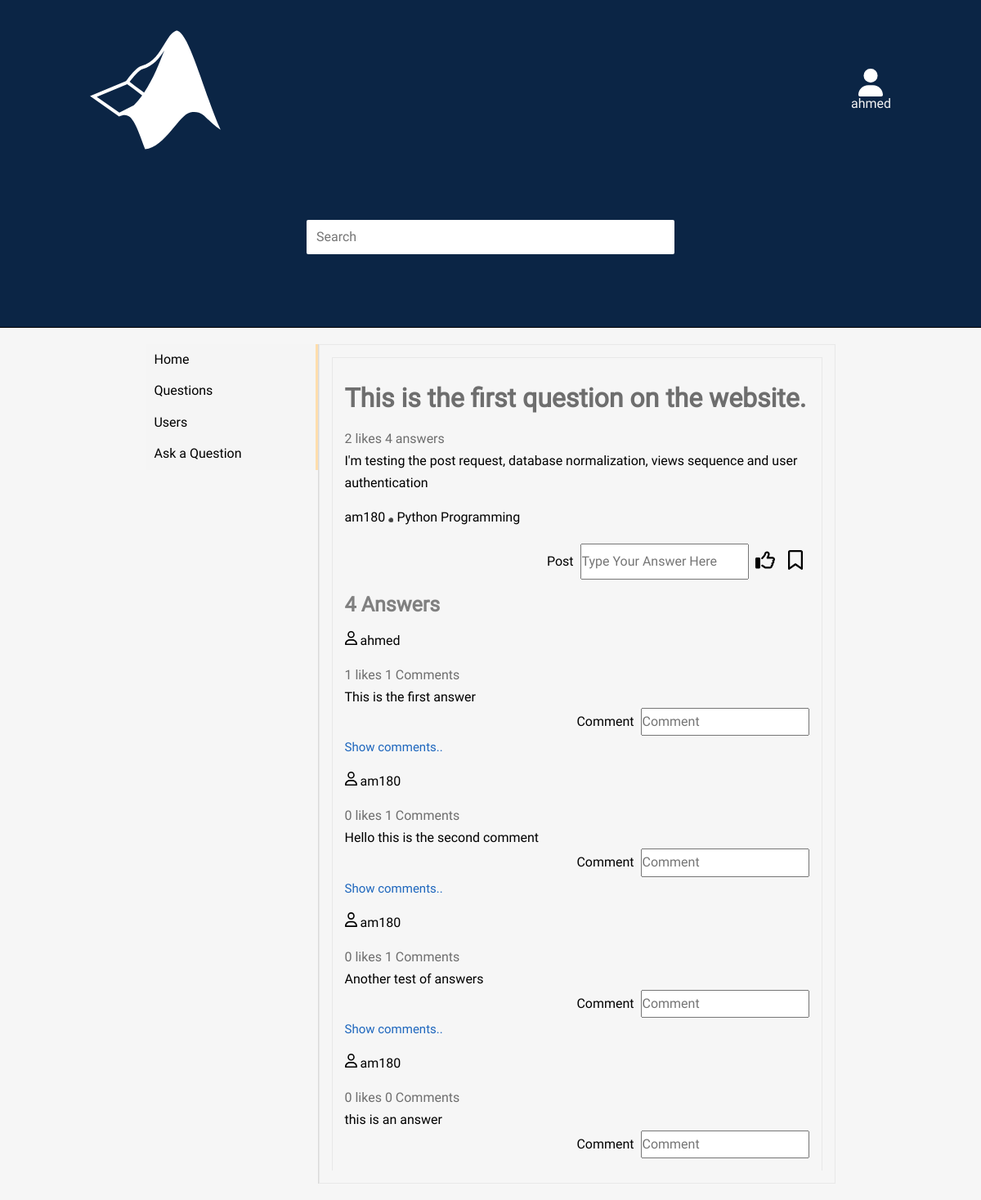
The app's page /3/ (signed in) with its own data.
### stack_eng/models.py (models this page shows, shortened)
class Question(models.Model):
    title = models.CharField(max_length=200)
    question_text = models.CharField(max_length=1500)
    publisher = models.ForeignKey(User, on_delete=models.CASCADE, related_name='question')
    views = models.IntegerField(default=0)
    image = models.ImageField(upload_to='images/questions/%y/%m/%d', blank=True, null=True)
    subject = models.CharField(max_length=50)
    pub_date = models.DateTimeField(default= datetime.now())
    slug = models.SlugField(blank=True, null=True)

class Answer(models.Model):
    question = models.ForeignKey(Question, on_delete=models.CASCADE, related_name='answer')
    answer_text = models.CharField(max_length=2500)
    publisher = models.ForeignKey(User, on_delete=models.CASCADE, related_name='answer')
    pub_date = models.DateTimeField(default= datetime.now())

### stack_eng/views.py (the view)
# urls.py: path('<int:pk>/', views.question, name='question'),
def question(request, pk):
    user = request.user
    question = Question.objects.get(pk=pk)
    answers = Answer.objects.filter(question=question).annotate(number_of_comments=Count('comment')).annotate(num_of_likes=Count('answer_like'))
    answersCounter = answers.count()
    comments = Comment.objects.filter(question=question)
    qlikes = QuestionLike.objects.filter(question=question)
    qlikesCounter = qlikes.count()
    alike = AnswerLike.objects.filter(question=question, liked_by=user)
    question_like = QuestionLike.objects.filter(question=question, liked_by = user).exists()
    save_status = False
    if Save.objects.filter(question=question, saved_by=user):
        save_status=True
    return render(request, 'question.html',
        {'question':question,
        'answers':answers,
        'answersCount':answersCounter,
        'comments':comments,
        'num_of_qlikes':qlikesCounter,
        'question_like':question_like,
        'answer_like': alike,
        'save_status':save_status
        }
    )

### templates/question.html (shortened to what this page needs)
{% extends 'main.html' %}
{% load static %}
{% block content %}
<link rel='stylesheet' href="{% static 'stylesheets/question.css' %}">
{% include 'navbar.html' %}
  <div class="que_section">
    <div class="question">
      <section class="stats">
        <h1>{{question.title}}</h1>
        {{num_of_qlikes}} likes {{answersCount}} answers
      </section>
      <p>{{question.question_text}}</p>
      <section class="user_details">
        <a>{{question.publisher}}</a> <span style='font-size:5px;'>&#9899;</span> {{question.subject}}
      </section>
      <section class="like">
        {% if save_status %}
        <button class="saves" value="saved"><img src="{% static 'SVGs/bookmark-saved.svg' %}" width="18px"></button>
        <input class='s' type='number' value="{{question.pk}}">
        {% else %}
        <button class="saves" value="unsaved"><img src="{% static 'SVGs/bookmark-unsaved.svg' %}" width="18px"></button>
        {% endif %}
        {% if question_like %}
        <button class="reactions" value="liked"><img src="{% static 'SVGs/thumbs-up-liked.svg' %}" width="24px"></button>
        <input class='r' type='number' value="{{question.pk}}">
        {% else %}
        <button class="reactions" value="unliked"><img src="{% static 'SVGs/thumbs-up-unliked.svg' %}" width="24px"></button>
        {% endif %}
        <input id='answer_field' type='text' placeholder="Type Your Answer Here">
        <button id="post_answer" value="{{question.pk}}">Post</button>
      </section>
      <div class="answers">
        <h1>{{answersCount}} Answers</h1>
      {% for answer in answers %}
        <div class="answer">
          <section class="user_details">
            <img src="{% static 'SVGs/user_stroke.svg' %}" width='15px'>
            {{answer.publisher}}
          </section>
          <section class="stats">
            {{answer.num_of_likes}} likes {{answer.number_of_comments}} Comments
          </section>
          <p>{{answer.answer_text}}</p>
          <section class="like comment_action">
            <input type="text" class='comment_field' placeholder="Comment">
            <button class='post_comment' value="{{answer.pk}}">Comment</button>
          </section>
          {% if answer.number_of_comments != 0 %}
          <button class="show_comments">Show comments..</button>
          {% endif %}
        </div>
      {% endfor %}
      </div>
    </div>
  </div>
{% endblock %}

### templates/main.html (shortened to what this page needs)
{% load static %}
<!DOCTYPE html>
<html lang="en">
<head>
    <link rel="stylesheet" href="{% static 'stylesheets/normalize.css'%}">
    <link rel="stylesheet" href="{% static 'stylesheets/main.css'%}">
    <link rel="stylesheet" href="{% static 'stylesheets/home.css'%}">
</head>
<body>
<div class="container">
    <div class="header">
        <img src="{% static 'SVGs/matlab-svgrepo-com.svg' %}" class="logo">
        {% if user.is_authenticated %}
            <section class="userlist">
                <img src="{% static 'SVGs/user.svg' %}" width="30px">
                {{user.username}}
            </section>
        {% else %}
            <section class="links">
                <a href="{% url 'login' %}">Login</a>
                <a href="{% url 'sign_up' %}">Sign up</a>
            </section>
        {% endif %}
        <input type="search" placeholder="Search" id='search'>
    </div>
    <div class="content">
        {% block content %}
        {% endblock %}
    </div>
</div>
</body>
</html>

### static/stylesheets/main.css (style rules this page uses)
* { margin: 0; padding: 0; }
.container { font-family: roboto, serif; }
body { background-color: #f6f6f6; }
.content { display: flex; justify-content: center; padding: 20px; background-color: #f6f6f6; }
.header { background-color: #0B2545; background-size: cover; display: flex; flex-direction: column; justify-content: center; align-items: center; border-bottom: 1px solid black; padding: 20px 100px; color: whitesmoke; }
input[type='search'] { width: 45%; padding: 12px; border-radius: 2px; border: none; margin: 10px; grid-column: 1/3; }
.logo { margin: 10px; width: 160px; margin: 10px auto 10px 10px; }
a { text-decoration: none; color: navajowhite; }
.userlist { padding: 10px; display: flex; flex-direction: column; align-items: center; margin-left: auto; }
.header { display: grid; grid-template-columns: 1fr 1fr; grid-template-rows: 1fr 1fr; justify-items: center; align-items: center; }

### static/stylesheets/home.css (style rules this page uses)
.content { flex-direction: row; }
.question { border: 1px solid #e8e8e8; padding: 15px; border-bottom: none; }
.stats { color: #6e6e6e; }
.user_details { margin: 20px 0; font-size: math; }
.content a { color: black }
.like { display: flex; flex-direction: row-reverse; }
.like button { background-color: transparent; border: none; cursor: pointer; }

### static/stylesheets/question.css (style rules this page uses)
.content { display: flex; flex-direction: row; justify-content: center; }
.que_section { max-width: 600px; word-wrap: break-word; padding: 15px; border: 1px solid #e8e8e8; }
.hide_comments, .show_comments { background: none; border: none; font-size: 15px; color: #1d66bd; cursor: pointer; }
.question { border-bottom: none; line-height: 27px; }
.stats { color: #6e6e6e; }
.user_details { margin: 15px 0; font-size: math; }
.like { display: flex; flex-direction: row-reverse; }
.like button { background-color: transparent; border: none; cursor: pointer; margin: 8px; }
.answers h1 { font-size: 25px; color: #808080; }

### records on screen
Question: title "This is the first question on the website.", question_text "I'm testing the post request, database normalization, views sequence and user authentication", publisher "am180", subject "Python Programming"
Answer: publisher "ahmed", num_of_likes "1", number_of_comments "1", answer_text "This is the first answer", {{ answer.pk }} 3 (drawn), shows "Show comments.."
Answer: publisher "am180", num_of_likes "0", number_of_comments "1", answer_text "Hello this is the second comment", {{ answer.pk }} 4 (drawn), shows "Show comments.."
Answer: publisher "am180", num_of_likes "0", number_of_comments "1", answer_text "Another test of answers", {{ answer.pk }} 5 (drawn), shows "Show comments.."
Answer: publisher "am180", num_of_likes "0", number_of_comments "0", answer_text "this is an answer", {{ answer.pk }} 10 (drawn)

### other values on screen
{{ user.username }} "ahmed"
{{ num_of_qlikes }} "2"
{{ answersCount }} "4"
